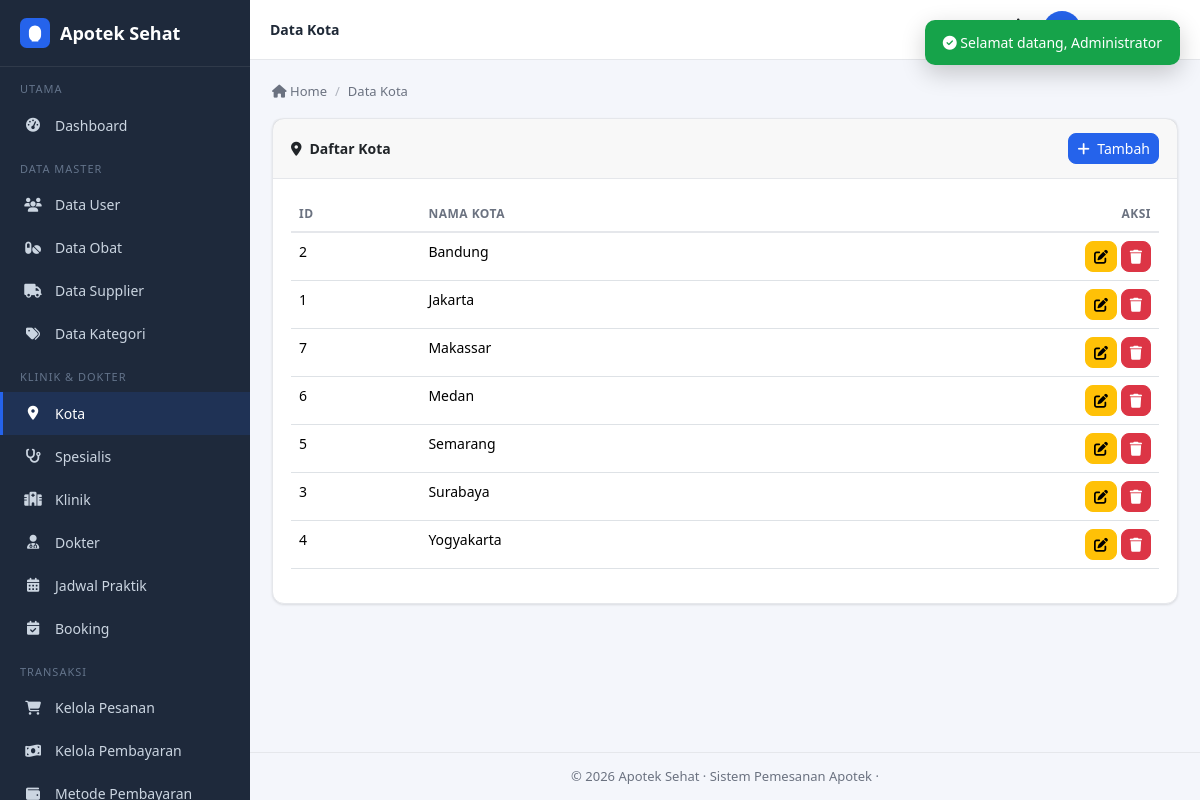
Page /admin/kota/index.php (signed in) on the committed database.
### tables this page shows
CREATE TABLE IF NOT EXISTS kota (
  id_kota   INT(11) UNSIGNED NOT NULL AUTO_INCREMENT,
  nama_kota VARCHAR(100) NOT NULL,
  PRIMARY KEY (id_kota)
);

### functions/functions.php (called while the page is built, shortened)
<?php
function csrf_token() {
    return $_SESSION['csrf'];
}
function e($str) {
    return htmlspecialchars((string)($str ?? ''), ENT_QUOTES, 'UTF-8');
}

### admin/kota/index.php (the view, shortened to what this page needs)
<?php
require_once '../../config/koneksi.php';
$kotas = $pdo->query("SELECT * FROM kota ORDER BY nama_kota")->fetchAll();
require_once '../../includes/header_admin.php';
?>
<div class="card">
    <div class="card-header d-flex justify-content-between align-items-center">
        <span><i class="fas fa-map-marker-alt me-2"></i>Daftar Kota</span>
        <button class="btn btn-sm btn-primary" data-bs-toggle="modal" data-bs-target="#modalForm"><i class="fas fa-plus me-1"></i> Tambah</button>
    </div>
    <div class="card-body">
        <table id="table" class="table table-hover" style="width:100%">
            <thead><tr><th>ID</th><th>Nama Kota</th><th class="text-end">Aksi</th></tr></thead>
            <tbody>
            <?php foreach ($kotas as $k): ?>
                <tr>
                    <td><?= e($k['id_kota']) ?></td>
                    <td><?= e($k['nama_kota']) ?></td>
                    <td class="text-end">
                        <button class="btn btn-sm btn-warning" data-bs-toggle="modal" data-bs-target="#modalForm" data-id="<?= e($k['id_kota']) ?>" data-nama="<?= e($k['nama_kota']) ?>"><i class="fas fa-edit"></i></button>
                        <a href="?hapus=<?= e($k['id_kota']) ?>&csrf_token=<?= csrf_token() ?>" class="btn btn-sm btn-danger" onclick="return confirm('Hapus kota ini?')"><i class="fas fa-trash"></i></a>
                    </td>
                </tr>
            <?php endforeach; ?>
            </tbody>
        </table>
    </div>
</div>
<?php require_once '../../includes/footer_admin.php'; ?>

### assets/css/style.css (style rules this page uses)
:root { --primary: #2563eb; --primary-dark: #1d4ed8; --primary-light: #dbeafe; --bg: #f4f6fb; --surface: #ffffff; --text: #1f2937; --text-muted: #6b7280; --border: #e5e7eb; --sidebar-bg: #1e293b; --sidebar-text: #cbd5e1; --success: #16a34a; --danger: #dc2626; --warning: #f59e0b; --info: #0ea5e9; --shadow: 0 1px 3px rgba(0,0,0,.08), 0 1px 2px rgba(0,0,0,.04); --radius: 12px; }
* { box-sizing: border-box; }
body { background: var(--bg); color: var(--text); font-family: 'Segoe UI', system-ui, -apple-system, sans-serif; margin: 0; font-size: 14px; }
a { text-decoration: none; color: var(--primary); }
.table td, .table th { white-space: normal; overflow-wrap: anywhere; word-break: break-word; }
.card, .card-body, .card-header, .alert, .modal-body, .modal-header, .modal-footer, .dropdown-menu, .dropdown-item { overflow-wrap: anywhere; word-break: break-word; }
.card { background: var(--surface); border: 1px solid var(--border); border-radius: var(--radius); box-shadow: var(--shadow); margin-bottom: 20px; }
.card-header { padding: 14px 18px; border-bottom: 1px solid var(--border); font-weight: 600; display: flex; justify-content: space-between; align-items: center; }
.card-body { padding: 18px; }
.btn-primary, .btn-success, .btn-danger, .btn-warning, .btn-info, .btn-secondary, .btn-outline-primary { border-radius: 8px; font-size: 14px; }
.btn-primary { background: var(--primary); border-color: var(--primary); }
.table { color: var(--text); }
.table > :not(caption) > * > * { background: transparent; }
.table thead th { border-bottom: 2px solid var(--border); font-size: 12px; text-transform: uppercase; letter-spacing: .5px; color: var(--text-muted); }

### rows in the picture
kota: id_kota "2", nama_kota "Bandung"
kota: id_kota "1", nama_kota "Jakarta"
kota: id_kota "7", nama_kota "Makassar"
kota: id_kota "6", nama_kota "Medan"
kota: id_kota "5", nama_kota "Semarang"
kota: id_kota "3", nama_kota "Surabaya"
kota: id_kota "4", nama_kota "Yogyakarta"

### other values in the picture
$page_title "Data Kota"
